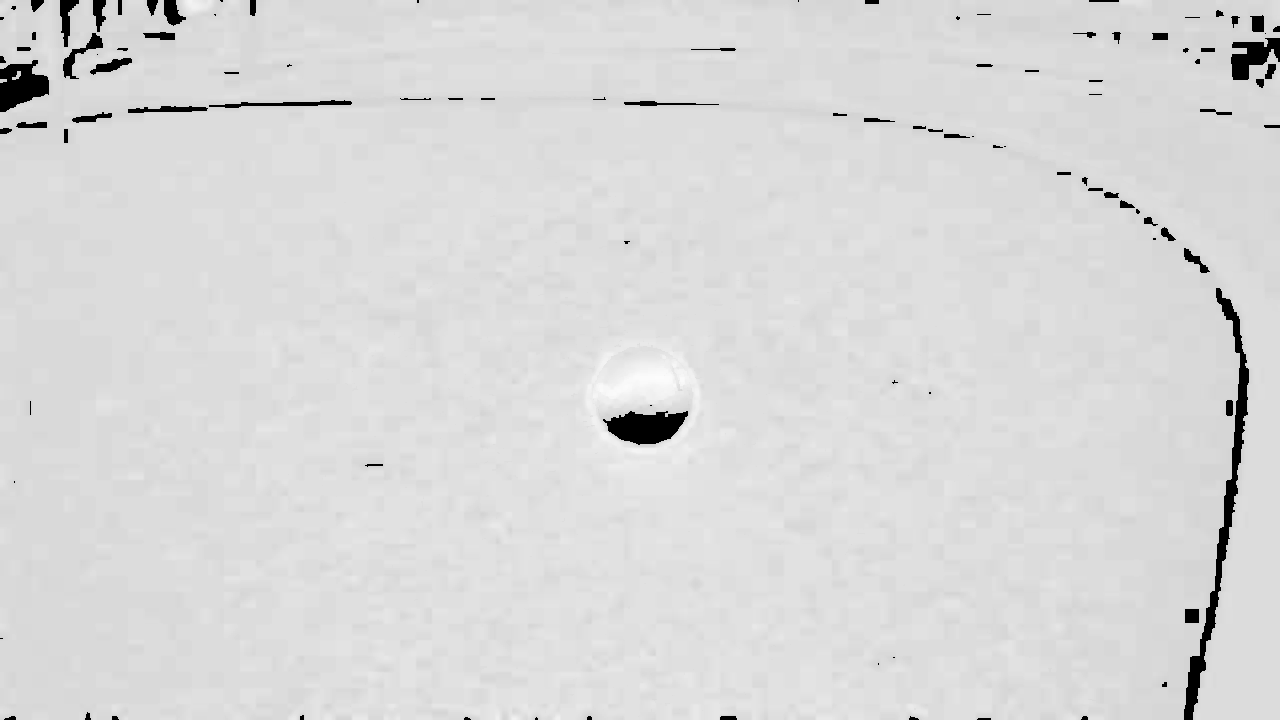
#> input picture images/eroded.png, 1280 x 720 px, given in place of the camera
$ python ball_detect.py
#> lines starting #> are read from the running program, lines starting #| are printed output that depends on the picture; after the words box and inside, x2 and y2 are one past the last pixel; in counts of white or black regions, pixels touching at a corner belong together
# -*- coding: utf-8 -*-
"""
Created on Wed Mar  1 11:10:52 2023

@author: ctn
"""

import cv2
import sys
import numpy as np
import time

#img = cv2.imread(cv2.samples.findFile("new/sandberg_001.png"))
#if img is None:
#    sys.exit("Could not read the image.")

vid = cv2.VideoCapture(0)

h = (230,255,255)
l = (86,125,224)


#H = (200,250,255)
#L = (150,200,200)

while(True):
    ret, img = vid.read()
#> img is the input picture: shape (720, 1280, 3); min 0, max 252, mean 216.7
    img_yuv = cv2.cvtColor(img, cv2.COLOR_BGR2HSV)
#> img_yuv: shape (720, 1280, 3); mean H, S, V 0, 0, 216.7
    #img = cv2.cvtColor(img, cv2.COLOR_RGB2BGR)
    img_th = cv2.inRange(img, l,h)
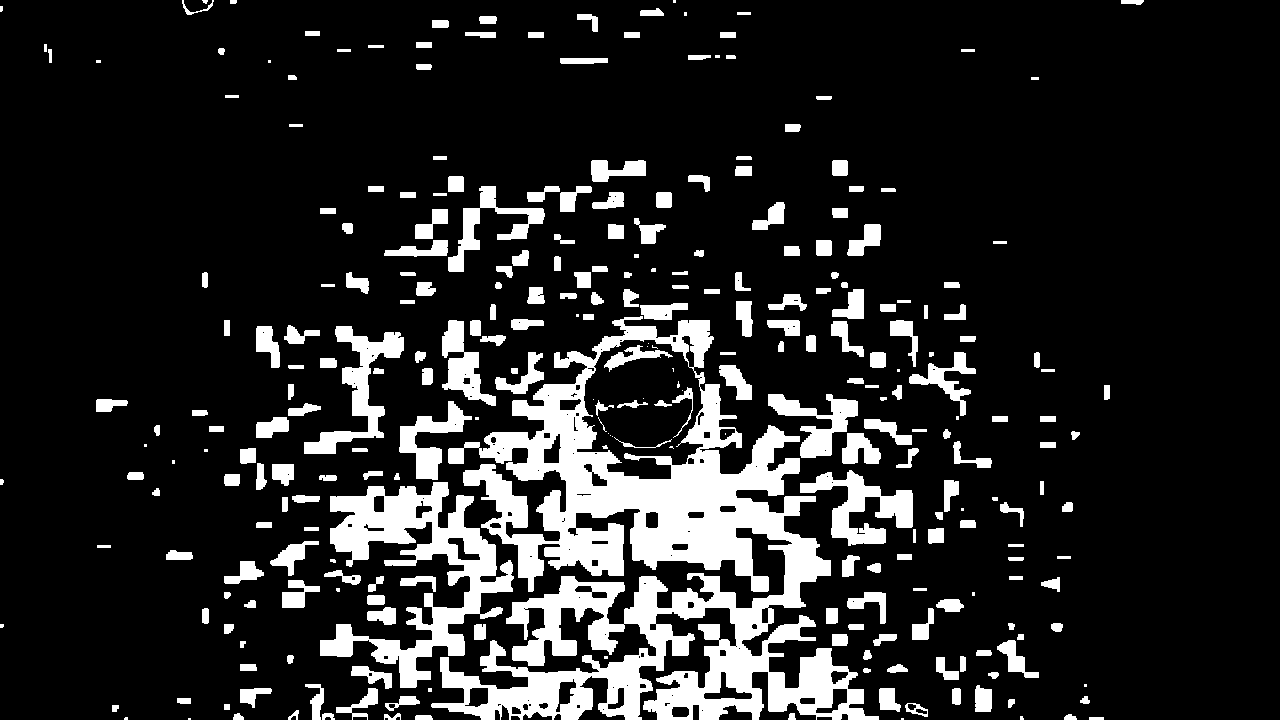
#> img_th: shape (720, 1280); 15.1% white; 291 white regions (40 under 20 px), largest, box (x1, y1, x2, y2) and area: (431, 316, 879, 720) 66901, (320, 482, 514, 688) 13847, (304, 326, 404, 454) 3570

    kernel = np.ones((3,3), np.uint8)
    eroded = cv2.erode(img_th,kernel)
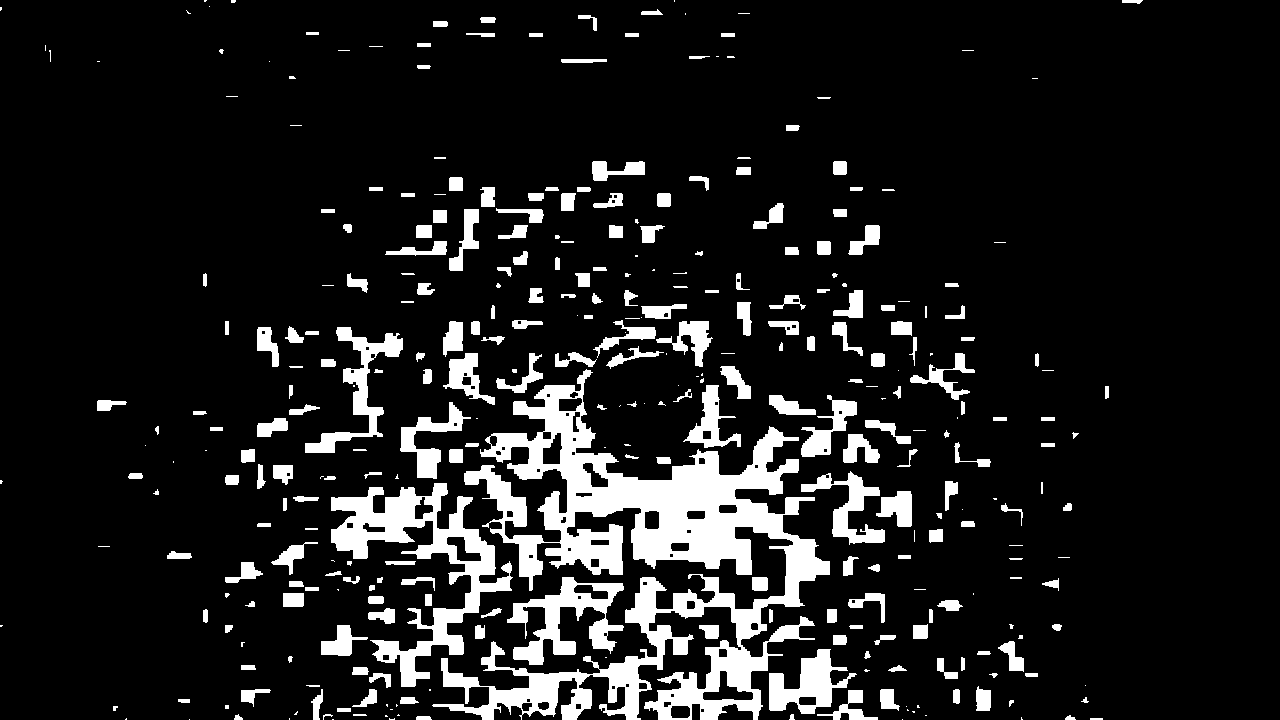
#> eroded: shape (720, 1280); 11.6% white; 344 white regions (104 under 20 px), largest, box (x1, y1, x2, y2) and area: (432, 369, 830, 720) 44052, (331, 483, 513, 687) 10338, (507, 577, 624, 665) 4013
    eroded_bgr =  cv2.cvtColor(eroded, cv2.COLOR_GRAY2RGB)
#> eroded_bgr: shape (720, 1280, 3); 11.6% white; 344 white regions (104 under 20 px)

    contours, _ = cv2.findContours(eroded, cv2.RETR_TREE, cv2.CHAIN_APPROX_NONE)
#> contours = 421 contours, 179 with area under 20; largest, box (x1, y1, x2, y2) and area: (432, 369, 830, 720) 44582, (331, 483, 513, 687) 10328, (507, 577, 624, 665) 3936, (305, 327, 403, 453) 2582, (769, 649, 857, 714) 2562

    max_c = 0
    for i,c in enumerate(contours):
        x,y,w,h = cv2.boundingRect(c)
        if(w/h < 1.3 and w/h > 0.7 and w > 10 and h > 10):
            eroded_bgr =  cv2.cvtColor(eroded, cv2.COLOR_GRAY2RGB)
            cv2.putText(eroded_bgr, str(w), (x,y - 10), cv2.FONT_HERSHEY_SIMPLEX, 0.9, (36,255,12), 2)
            cv2.rectangle(eroded_bgr, (x, y), (x + w, y + h), (0,255,0), 1)
#> this loop made 421 passes
#> (x, y, w, h) on passes 1, 3, 4: (902, 719, 1, 1), (189, 719, 1, 1), (1090, 718, 13, 2)

    cv2.imshow("Display window", eroded_bgr)
    if cv2.waitKey(1) & 0xFF == ord('q'):
#> (key q is pressed here)
        break

vid.release()
cv2.destroyAllWindows()
